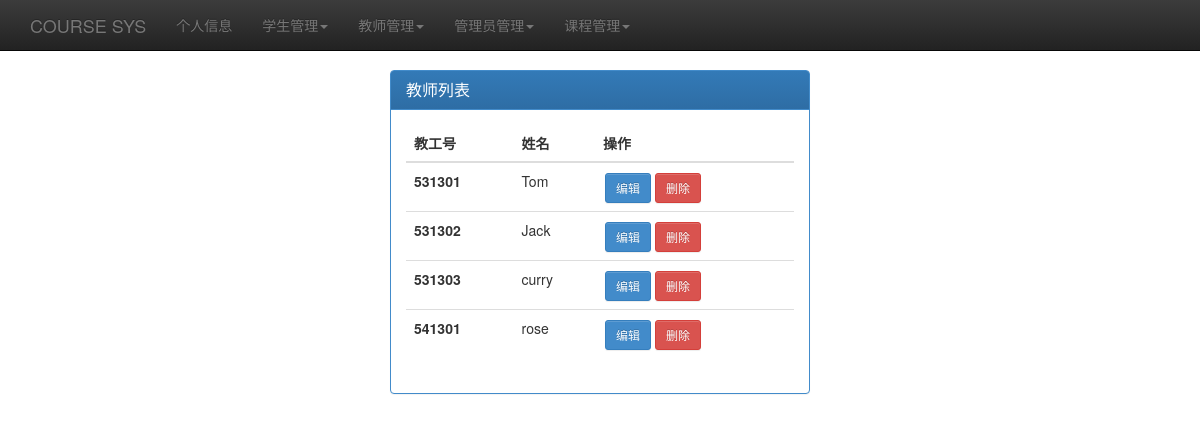
Screenshot of /view_teacher_inf.php with the database file from the repository.
### tables this page shows
CREATE TABLE `t_teacher` (
  `Tno` int(6) NOT NULL auto_increment COMMENT '教师号',
  `Tname` varchar(20) NOT NULL COMMENT '教师名',
  `Sex` tinyint(1) default '1' COMMENT '性别(1男0女)',
  `Prof` int(11) default NULL COMMENT '职称',
  `Sal` int(11) default NULL COMMENT '工资',
  `Birth` date default NULL COMMENT '生日',
  `Dno` int(11) default NULL COMMENT '专业号',
  `Password` varchar(50) default NULL COMMENT '密码',
  `Score` int(11) default '0',
  `Evaluatenum` int(11) default '0',
  `country` varchar(45) default NULL,
  `province` varchar(45) default NULL,
  `city` varchar(45) default NULL,
  `address` varchar(45) default NULL,
  `postcode` varchar(45) default NULL,
  `phone` varchar(45) default NULL,
  PRIMARY KEY  (`Tno`),
  KEY `fk_t_de_idx` (`Dno`),
  CONSTRAINT `fk_t_de` FOREIGN KEY (`Dno`) REFERENCES `t_dept` (`Dno`) ON DELETE NO ACTION ON UPDATE NO ACTION
);

### lib/db_operate.php (called while the page is built, shortened)
<?php
class ConnDB
{
    var $host;
    var $user;
    var $pwd;
    var $conn;
    public function setSqlStmt($sqlStmt)
    {
        $this->sqlStmt = $sqlStmt;
    }
    var $sqlStmt;
    public function __construct($host, $user, $pwd, $dbname)
    {
        $this->host = $host;
        $this->user = $user;
        $this->pwd = $pwd;
        $this->dbname = $dbname;
    }
    function getResult()
    {
        if (!empty($this->sqlStmt)) {
            $this->result = mysql_query($this->sqlStmt, $this->conn);
        }
    }
    function openConn()
    {
        $this->conn = mysql_connect($this->host, $this->user, $this->pwd) or die("数据库连接错误" . mysql_error());
    }
}
function getAllTeachers()
{
	$db = new ConnDB(DB_HOST, DB_USER, DB_PASS, DB_NAME);
	$db->openConn();
	$sql = 'select tno from t_teacher';
	$db->setSqlStmt($sql);
	$db->getResult();
	$teachers = array();
	while($row = mysql_fetch_array($db->result))
		array_push($teachers, $row['tno']);
	return $teachers;
}
function getTeacherInf($id)
{
    $db = new ConnDB(DB_HOST, DB_USER, DB_PASS, DB_NAME);
    $db->openConn();
    $db->setSqlStmt("select * from t_teacher where tno=$id");
    $db->getResult();
    $row = mysql_fetch_array($db->result);
    if ($row == false) {
        $db->freeResult();
        $db->closeConn();
        return false;
    } else {
        $teacher = new Teacher();
        $teacher->id = $row["Tno"];
        $teacher->name = $row["Tname"];
        $teacher->birthday = $row["Birth"];
        $teacher->gender = $row["Sex"];
        $teacher->salary = $row["Sal"];
        $teacher->title = $row["Prof"];
        $teacher->evaluateNum = $row["Evaluatenum"];
        $teacher->score = $row["Score"];
        $teacher->country = $row['country'];
        $teacher->province = $row['province'];
        $teacher->city = $row['city'];
        $teacher->address = $row['address'];
        $teacher->postCode = $row['postcode'];
        $teacher->phone = $row['phone'];
        return $teacher;
    }
}
?>

### view_teacher_inf.php (the view, shortened to what this page needs)
<?php
	include('lib\\db_operate.php');
?>
<!DOCTYPE html>
<html lang="en">
	<head>
		<link href="css/bootstrap.min.css" rel="stylesheet">
		<link href="css/bootstrap-theme.min.css" rel="stylesheet">
		<link href="css/theme.css" rel="stylesheet">
		<link href="css/bootstrap.min.css" rel="stylesheet">
		<link href="css/bootstrap-toggle.css" rel="stylesheet">
		<link href="main-page.css" rel="stylesheet">
	</head>
	<body>
		<div class="panel panel-primary">
			<div class="panel-heading">
				<h3 class="panel-title">教师列表</h3>
			</div>
			<div class="panel-body" id="genePanel">
				<table class="table">
					<thead>
						<tr>
							<th>教工号</th>
							<th>姓名</th>
							<th>操作</th>
						</tr>
					</thead>
					<tbody>
				<?php
					$teachers = getAllTeachers();
					foreach($teachers as $teacher_id)
					{
						$teacher = getTeacherInf($teacher_id);
						echo "
						<tr>
							<th>$teacher->id</th>
							<td>$teacher->name</td>" . '
							<td><button type="button" class="edit btn btn-sm btn-primary">编辑</button><button type="button" class="delete btn btn-sm btn-danger">删除</button></td>
						</tr>';
					}
				?>
					</tbody>
			</div>
		</div>
	</body>
</html>

### css/theme.css (style rules this page uses)
body { padding-top: 70px; padding-bottom: 30px; }

### main-page.css (style rules this page uses)
.panel { margin-left: auto; margin-right: auto; }

### view_teacher_inf.php (style rules this page uses)
.panel { width: 35%; }
button { margin: 2px; }

### rows the page displays
t_teacher: Tno "531301", Tname "Tom"
t_teacher: Tno "531302", Tname "Jack"
t_teacher: Tno "531303", Tname "curry"
t_teacher: Tno "541301", Tname "rose"
